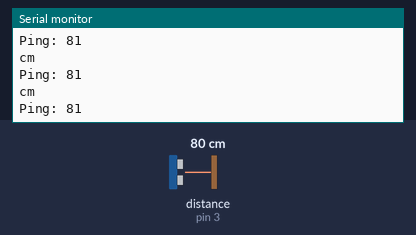
Bench run of a sketch on a simulated Arduino Uno, built with avr-gcc and run on an emulated ATmega328P. On the bench: the last lines printed to the serial monitor. The inputs (shaded band) are chosen by the test bench; at power-on: distance to the obstacle (sensor on pin 3) 80 cm. The echo pulse lasts 58.3 µs per cm.

Above: at 1.2 s.
1.3 s: distance to the obstacle (sensor on pin 3) set to 2 cm
At 1.54 s:
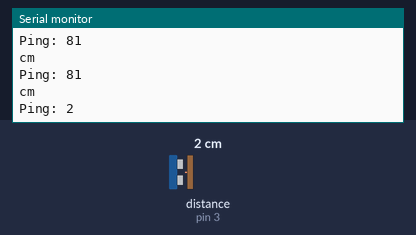
2.8 s: distance to the obstacle (sensor on pin 3) set to 35 cm
At 2.87 s:
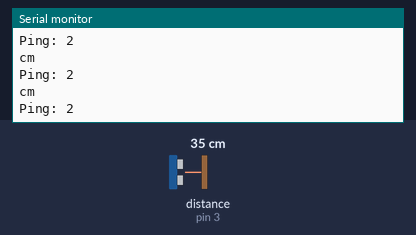
Timing chart, 0 to 5.8 s (numbered marks = the images above; inputs shaded):
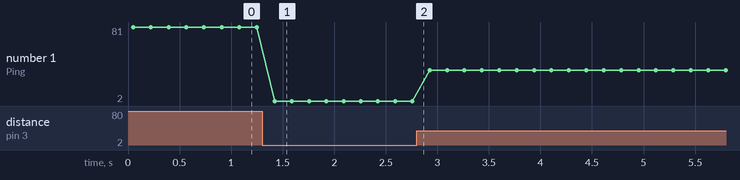

The sketch:

NewPingEx1.ino
```cpp
#include <NewPing.h>

int trigPin = 2;
int echoPin = 3;
int maxDistance = 400;
long duration = 0;
float distance = 0.0;

NewPing sonar(trigPin, echoPin, maxDistance);

void setup() {
  Serial.begin(9600);
}

void loop() {
  delay(50);                     // Wait 50ms between pings (about 20 pings/sec). 29ms should be the shortest delay between pings.
  Serial.print("Ping: ");
  Serial.println(sonar.convert_cm(sonar.ping_median(5)));
  Serial.println("cm");
}
```

Measured:
- after the input at 1.3 s, the serial monitor: prints a new line after 0.12 s (image 1)
- plotted number 1: 81 → 2 after the input at 1.3 s, 2 → 35 after the input at 2.8 s
